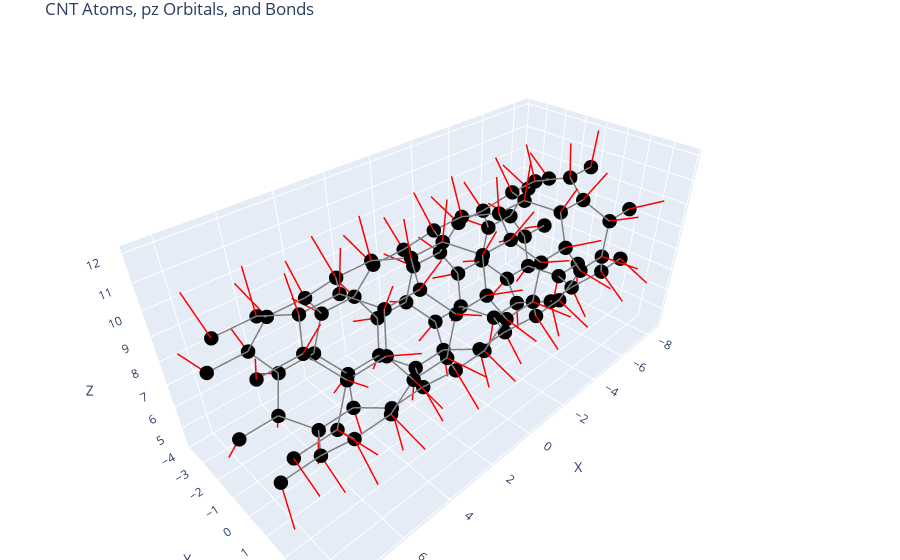

The notebook cell saved with this chart:
### Code cell
plot_pz_normals_plotly(device, pz_dirs, pairs, scale=1.5)
